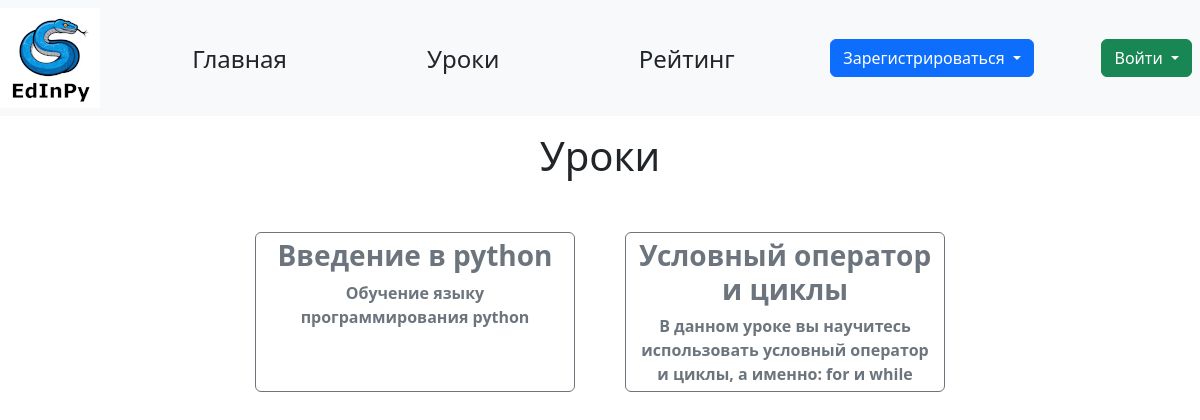
The app's page /lessons, older data.
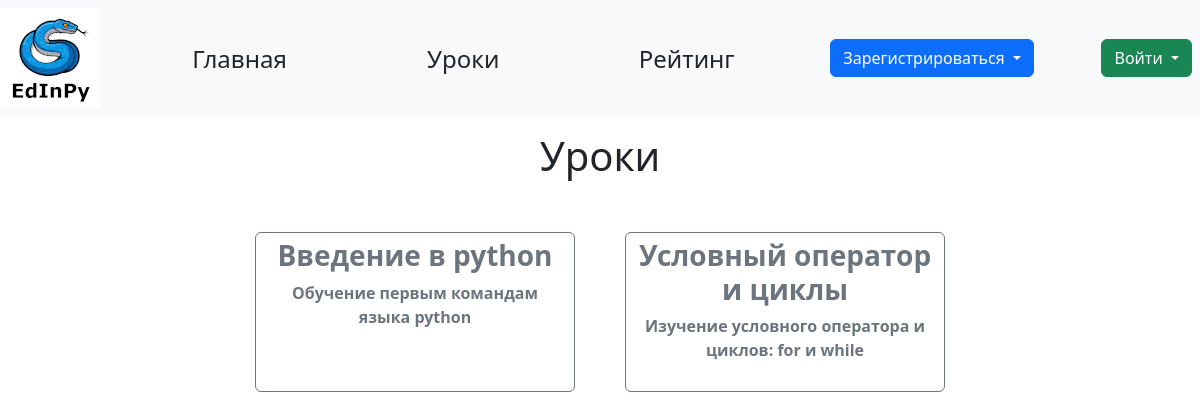
The same page, newer data.
### data/lessons.py (models this page shows)
class Lesson(SqlAlchemyBase, SerializerMixin):
    __tablename__ = 'lessons'
    id = sqlalchemy.Column(sqlalchemy.Integer, primary_key=True, autoincrement=True)
    title = sqlalchemy.Column(sqlalchemy.String)
    description = sqlalchemy.Column(sqlalchemy.String)
    books = orm.relationship("LessonBook")
    task = orm.relationship("Task")

### main.py (the view)
@app.route('/lessons')
def lessons():
    with db_session.create_session() as db_sess:
        less = db_sess.query(Lesson).all()  # получение всех уроков
        is_admin = current_user.__class__ == Admin
        return render_template('lessons.html', lessons=less, is_admin=is_admin)  # отображение страницы уроков

### data/db_session.py (called while the page is built)
def create_session() -> Session:
    global __factory
    return __factory()

### templates/lessons.html (shortened to what this page needs)
{% extends "base.html" %} {% block content %}
<form>
    <h1>Уроки</h1>
    <br/>
    <div class="lessons">
        {% for lesson in lessons %}
        <div class="lesson">
            <a href="/lessons/{{ lesson.id }}/tasks" type="button" class="btn btn-outline-secondary lesson"><h3><b>{{
                lesson.title }}</b></h3>{{ lesson.description }}</a>
        </div>
        {% endfor %}
    </div>
</form>
{% endblock %}

Row changes from the older to the newer data that the page shows:
changed Lesson "Введение в python": description "Обучение языку программирования python" → "Обучение первым командам языка python"
changed Lesson "Условный оператор и циклы": description "В данном уроке вы научитесь использовать условный оператор и циклы, а именно: for и while" → "Изучение условного оператора и циклов: for и while"
